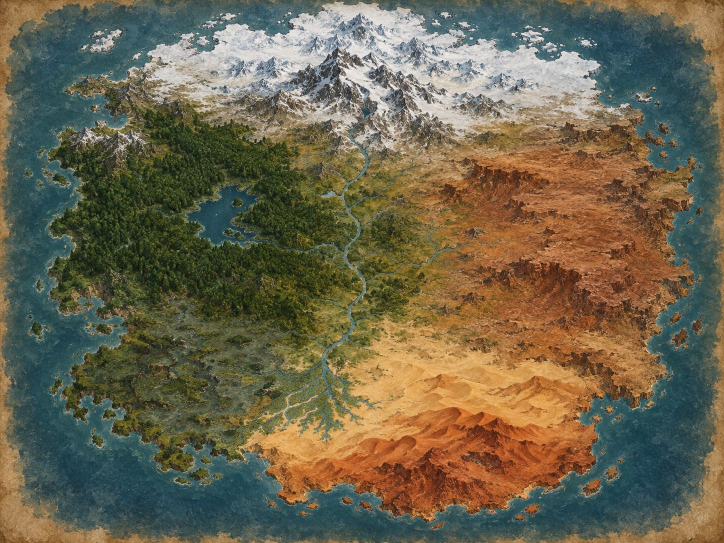
#> input picture map/painted-map.jpg, 1448 x 1086 px, found by its file name (shown at 1/2 size)
$ python build.py
#> lines starting #> are read from the running program, lines starting #| are printed output that depends on the picture; after the words box and inside, x2 and y2 are one past the last pixel; in counts of white or black regions, pixels touching at a corner belong together
"""Turn the painted map (map/painted-map.jpg) into the world fields the game reads.

Run from the repository root:  python3 map/build.py
Needs numpy, scipy and Pillow. It measures the painting (sea, lakes, mountains, snow, forest,
marsh, sand, red mesas and dunes), stores the fields on a coarse grid and writes them into the
<script id="mapData"> block of index.html. A preview, map/fields.png, shows what it found.
Rivers are not measured here: they are traced by hand in RIVERS in index.html.
"""
import json, re, zlib, base64, numpy as np
from PIL import Image
from scipy import ndimage as nd
src = Image.open('map/painted-map.jpg').convert('RGB')
#> src is the input picture: PIL image 1448x1086 RGB; mean R, G, B 108.5, 100.5, 77.1
im = np.asarray(src).astype(float); Hh, Ww = im.shape[:2]
#> after `Hh, Ww = im.shape[:2]`: Hh = 1086; Ww = 1448
R,G,B = im[...,0], im[...,1], im[...,2]
mx, mn = im.max(-1), im.min(-1); lum = im.mean(-1); sat = (mx - mn) / np.maximum(mx, 1)
yy, xx = np.mgrid[0:Hh, 0:Ww]
water = (B - R > 12) & (B > G - 18)
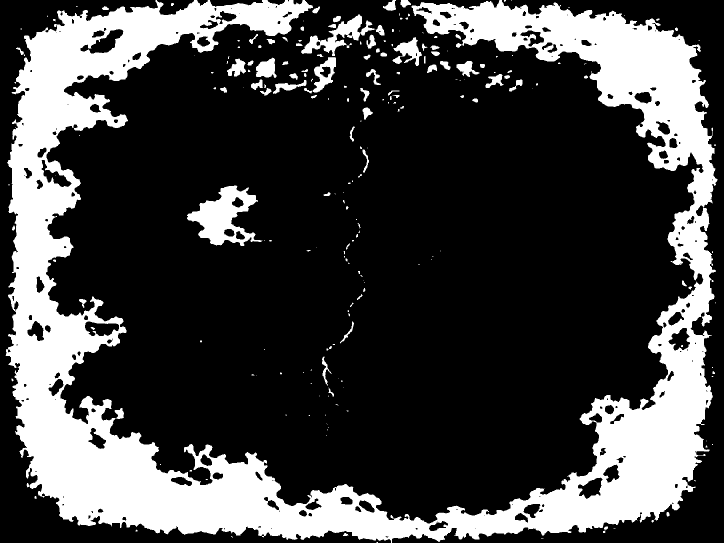
#> water: shape (1086, 1448) bool (shown at 1/2 size); 26% white; 229 white regions (128 under 20 px), largest, box (x1, y1, x2, y2) and area: (11, 0, 1435, 1086) 381775, (374, 371, 525, 492) 8540, (602, 29, 751, 112) 3623
water = nd.binary_opening(water, iterations=2)
#> water: shape (1086, 1448) bool; 25.7% white; 109 white regions (19 under 20 px), largest, box (x1, y1, x2, y2) and area: (12, 0, 1435, 1084) 378672, (374, 371, 514, 492) 8424, (640, 29, 745, 112) 2652
edge = np.zeros_like(water); m = 28; edge[:m] = edge[-m:] = True; edge[:, :m] = edge[:, -m:] = True
lab, n = nd.label(water | edge)
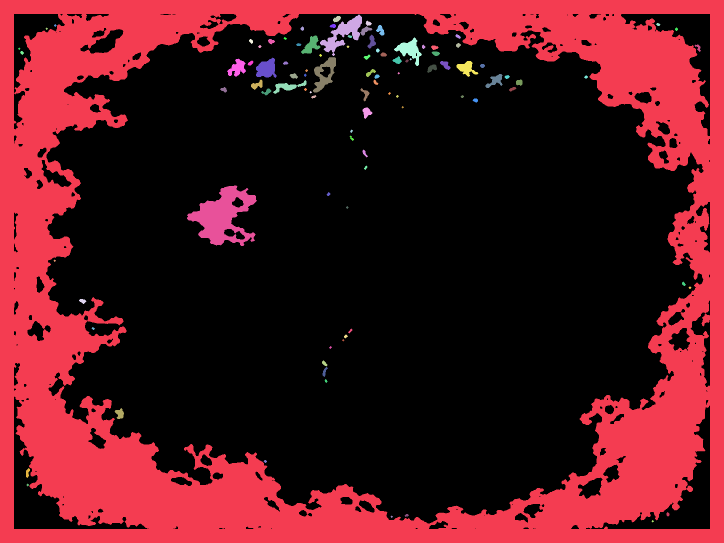
#> lab: shape (1086, 1448) int32 (shown at 1/2 size); 100 distinct labels, from 0 to 99; one colour per label, 0 black
#> n = 99
ocean = lab == lab[0, 0]
#> ocean: shape (1086, 1448) bool; 31.4% white; 1 white region, box (x1, y1, x2, y2) and area: (0, 0, 1448, 1086) 494091
others = (lab > 0) & ~ocean
#> others: shape (1086, 1448) bool; 1.5% white; 97 white regions (17 under 20 px), largest, box (x1, y1, x2, y2) and area: (374, 371, 514, 492) 8424, (640, 29, 745, 112) 2652, (626, 114, 672, 185) 1499
sizes = nd.sum(others, lab, range(n + 1))
#> sizes = 100 values, max 8424 at index 77, min 0 at index 0, mean 240.1
with np.errstate(invalid='ignore'): cy = nd.center_of_mass(others, lab, range(n + 1))
#> cy = 100 rows, first 8: [nan, nan], [nan, nan], [67.63, 685.7], [37.73, 673.5], [46.34, 736.5], [48.57, 1316], [50.5, 110], [51.55, 665.8]
keep = np.array([sizes[i] > 400 and cy[i][0] > 300 for i in range(n + 1)])
lake = others & keep[lab]
#> lake: shape (1086, 1448) bool; 0.54% white; 1 white region, box (x1, y1, x2, y2) and area: (374, 371, 514, 492) 8424
land = ~ocean & ~lake
#> land: shape (1086, 1448) bool; 68% white; 2 black regions, box (x1, y1, x2, y2) and area: (0, 0, 1448, 1086) 494091, (374, 371, 514, 492) 8424
ll, k = nd.label(land)
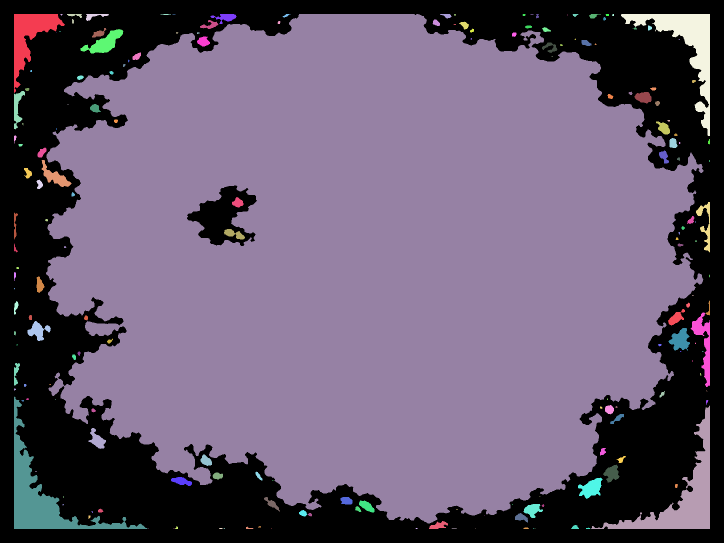
#> ll: shape (1086, 1448) int32 (shown at 1/2 size); 191 distinct labels, from 0 to 190; one colour per label, 0 black
#> k = 190
s = nd.sum(land, ll, range(k + 1))
#> s = 191 values, max 1002122 at index 9, min 0 at index 0, mean 5602.2
near = np.zeros_like(land); M = 50; near[:M] = near[-M:] = True; near[:, :M] = near[:, -M:] = True
nearc = nd.sum(near & land, ll, range(k + 1))
#> nearc = 191 values, max 8406 at index 139, min 0 at index 0, mean 219.4
okc = (s >= 25) & (nearc < .3 * s); okc[0] = False
land = okc[ll]
#> land: shape (1086, 1448) bool; 64.9% white; 2 black regions, box (x1, y1, x2, y2) and area: (0, 0, 1448, 1086) 543555, (374, 371, 514, 492) 8424
land = nd.binary_closing(land, iterations=1) | land
ocean = ~land & ~lake
#> ocean: shape (1086, 1448) bool; 34.6% white; 1 white region, box (x1, y1, x2, y2) and area: (0, 0, 1448, 1086) 543555
snow = (lum > 165) & (sat < .22)
#> snow: shape (1086, 1448) bool; 6.7% white; 1485 white regions (1389 under 20 px), largest, box (x1, y1, x2, y2) and area: (286, 3, 1204, 269) 88969, (562, 173, 716, 253) 2963, (761, 243, 811, 304) 928
rock = (sat < .42) & (lum > 70) & (lum < 175) & ~snow & (yy < 360) & (G < R - 4)
#> rock: shape (1086, 1448) bool; 4.1% white; 1407 white regions (1243 under 20 px), largest, box (x1, y1, x2, y2) and area: (719, 183, 1286, 340) 21550, (321, 169, 650, 289) 12054, (240, 137, 328, 219) 2613
red = (G / np.maximum(R, 1) < .70) & (R > 70)
#> red: shape (1086, 1448) bool; 16.9% white; 1428 white regions (1295 under 20 px), largest, box (x1, y1, x2, y2) and area: (509, 288, 1372, 1042) 248417, (844, 748, 943, 800) 2419, (1189, 257, 1244, 301) 762
sand = (R > 160) & (G / np.maximum(R, 1) >= .70) & (B < 140) & ((yy > 330) | (xx > 900))
#> sand: shape (1086, 1448) bool; 8.1% white; 4487 white regions (4197 under 20 px), largest, box (x1, y1, x2, y2) and area: (471, 630, 1188, 929) 60646, (1341, 868, 1448, 1079) 5583, (0, 982, 110, 1083) 4496
greenish = (G >= R - 4) & ~snow
#> greenish: shape (1086, 1448) bool; 52.5% white; 1273 black regions (1001 under 20 px), largest, box (x1, y1, x2, y2) and area: (132, 0, 1393, 1045) 611661, (1077, 0, 1448, 1086) 43687, (0, 0, 385, 1086) 40684
marsh = greenish & (sat < .47) & (lum < 75)
#> marsh: shape (1086, 1448) bool; 14.3% white; 12266 white regions (11355 under 20 px), largest, box (x1, y1, x2, y2) and area: (174, 967, 901, 1086) 16748, (26, 796, 222, 1046) 8633, (11, 484, 102, 801) 8594
forest = greenish & (lum < 62) & ~marsh
#> forest: shape (1086, 1448) bool; 10.4% white; 6042 white regions (5527 under 20 px), largest, box (x1, y1, x2, y2) and area: (107, 220, 693, 669) 72527, (1189, 839, 1377, 1011) 9263, (79, 837, 204, 1011) 5043
dunes = red & (yy > 790) & (xx < 1180)
#> dunes: shape (1086, 1448) bool; 6.1% white; 201 white regions (172 under 20 px), largest, box (x1, y1, x2, y2) and area: (509, 791, 1180, 1042) 91897, (848, 791, 887, 805) 345, (1051, 1010, 1078, 1026) 298
mesa = red & ~dunes
#> mesa: shape (1086, 1448) bool; 10.8% white; 1238 white regions (1127 under 20 px), largest, box (x1, y1, x2, y2) and area: (843, 288, 1372, 811) 155845, (844, 748, 943, 791) 2221, (1189, 257, 1244, 301) 762
def g(a, s): return nd.gaussian_filter(a.astype(float), s)
landf = land.astype(float)
f = dict(
  mountain=np.clip(g(snow | rock, 5) * 1.5, 0, 1) * (yy < 380),
  cold=np.clip(g(snow, 7) * 1.6, 0, 1),
  forest=np.clip(g(forest & land, 5) * 1.8, 0, 1),
  marsh=np.clip((g(marsh & land & (yy > 560) & (xx < 640), 16) - .12) * 4, 0, 1) * land,
  desert=np.clip(g((sand | red) & land, 6) * 1.5, 0, 1),
  mesa=np.clip(g(mesa & land, 6) * 1.6, 0, 1),
  dunes=np.clip(g(dunes & land, 6) * 1.6, 0, 1),
)
#> f = 7 items
S = 6       # blocks per image pixel (MAP_SCALE in index.html)
din = nd.distance_transform_edt(~ocean); dout = nd.distance_transform_edt(ocean)
#> after `din = nd.distance_transform_edt(~ocean)`:
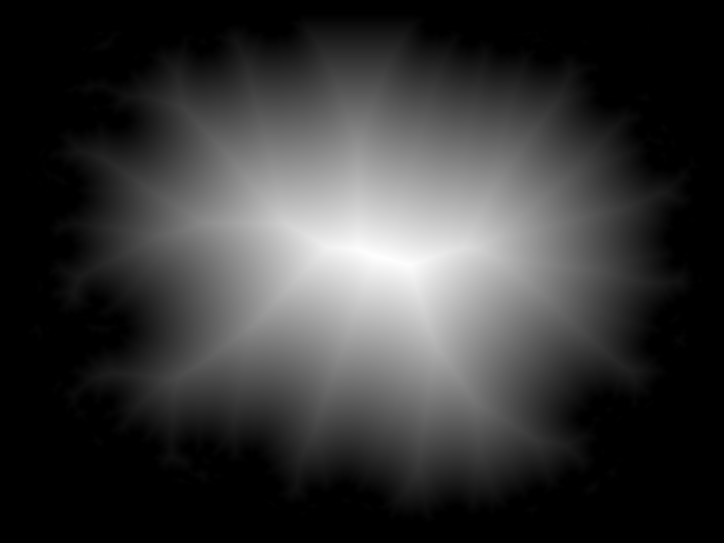
#> din: shape (1086, 1448) float64 (shown at 1/2 size); min 0, max 458.9, mean 97.6; drawn with min black and max white
coast = (din - dout) * S                      # blocks, + on land (lakes count as land)
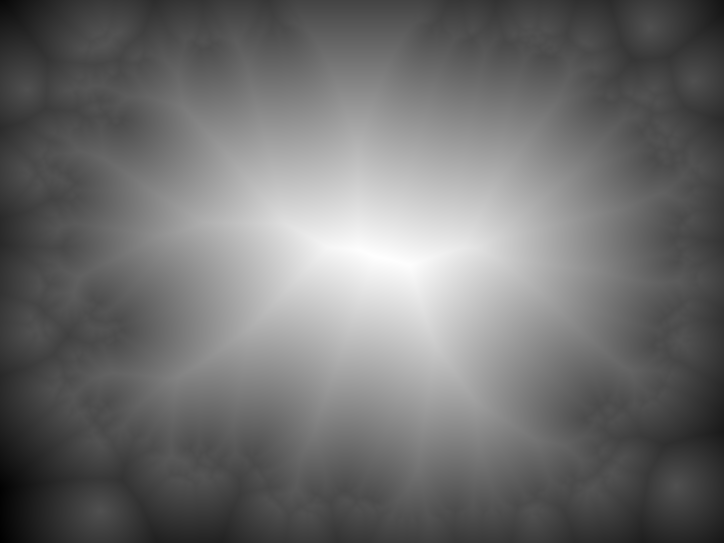
#> coast: shape (1086, 1448) float64 (shown at 1/2 size); min -1233.4, max 2753.3, mean 496.9; drawn with min black and max white
lin = nd.distance_transform_edt(lake); lout = nd.distance_transform_edt(~lake)
#> after `lout = nd.distance_transform_edt(~lake)`:
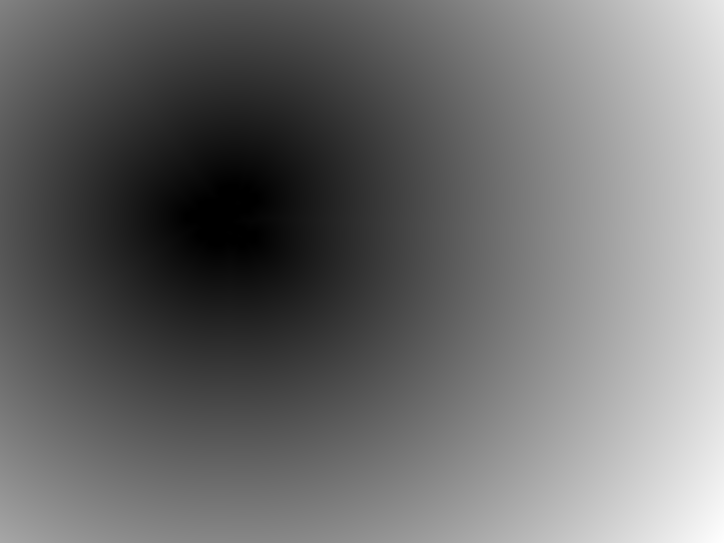
#> lout: shape (1086, 1448) float64 (shown at 1/2 size); min 0, max 1116.2, mean 477; drawn with min black and max white
lakeD = (lout - lin) * S                      # blocks, - inside lakes
D = 4       # one grid cell = D image pixels
def down(a): return a[:Hh//D*D, :Ww//D*D].reshape(Hh//D, D, Ww//D, D).mean((1, 3))
gh, gw = Hh // D, Ww // D
#> gh = 271; gw = 362
chans = [np.clip(down(coast) / 8 + 128, 0, 255), np.clip(down(lakeD) / 4 + 128, 0, 255)] + [down(v) * 255 for v in f.values()]
#> in down (call 6), `def down(a): return a[:Hh//D*D, :Ww//D*D].reshape(Hh//D, D, Ww//D, D)...`:
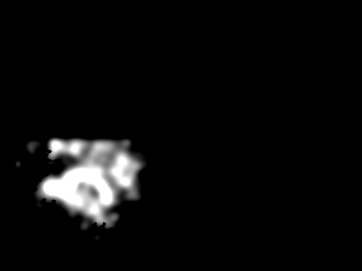
#> returned value: shape (271, 362) float64; min 0, max 1, mean 0.0447
#> chans = 9 items
raw = bytearray()
for c in chans:
    c = np.rint(c).astype(np.int16)
    d = np.diff(c, axis=1, prepend=0) & 255          # delta along rows
    raw += d.astype(np.uint8).tobytes()
#> this loop made 9 passes
comp = zlib.compress(bytes(raw), 9)
b64 = base64.b64encode(comp).decode()
meta = dict(w=gw, h=gh, cell=D * S, chans=['coast', 'lake'] + list(f))
#> meta = {'w': 362, 'h': 271, 'cell': 24, 'chans': ['coast', 'lake', 'mountain', 'cold', 'forest', 'marsh', 'desert', 'mesa', 'dunes']}
#> (the run stopped early here; a loop or call above may not have finished)
